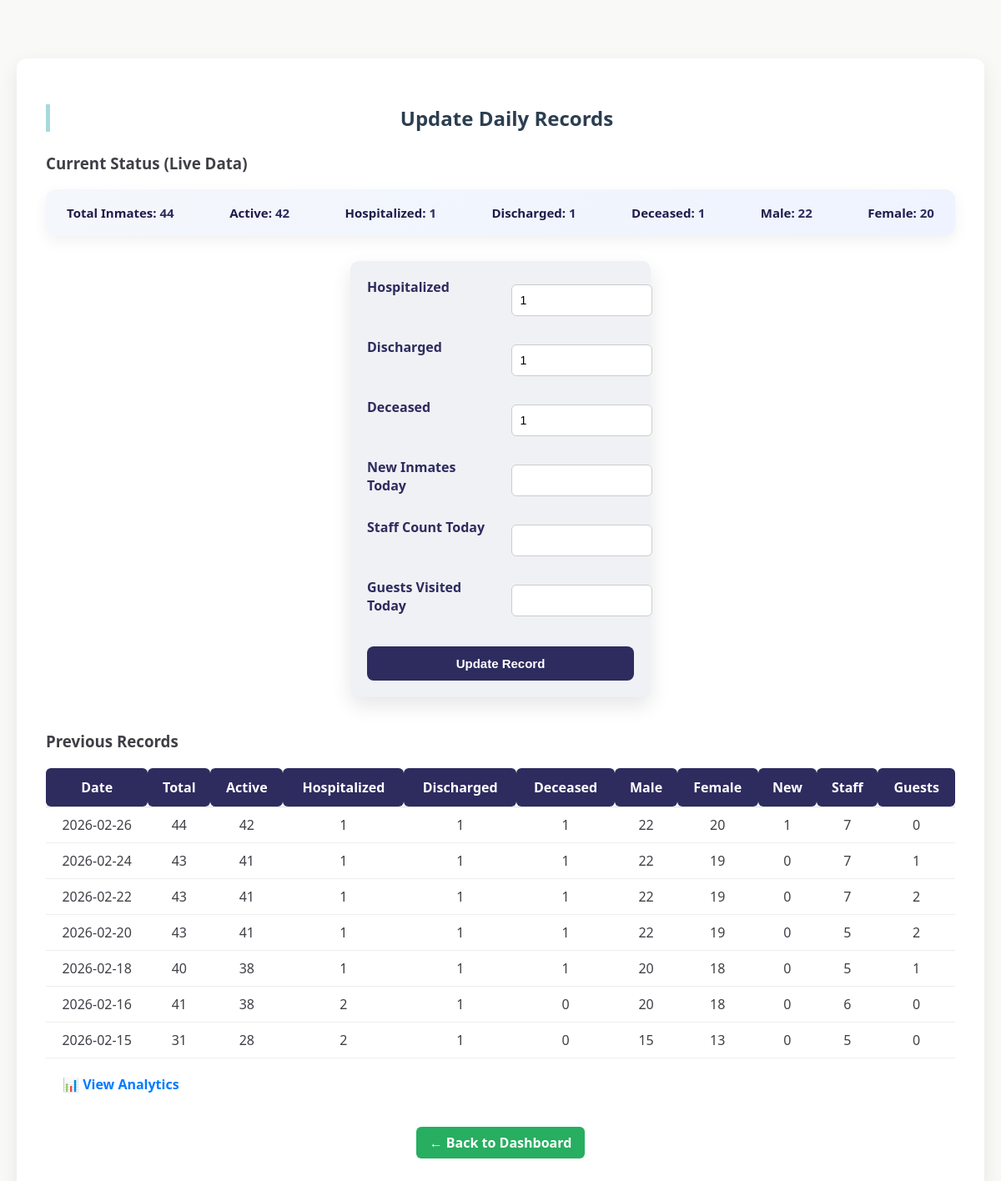
Page /admin/update (signed in) on the earlier database version.
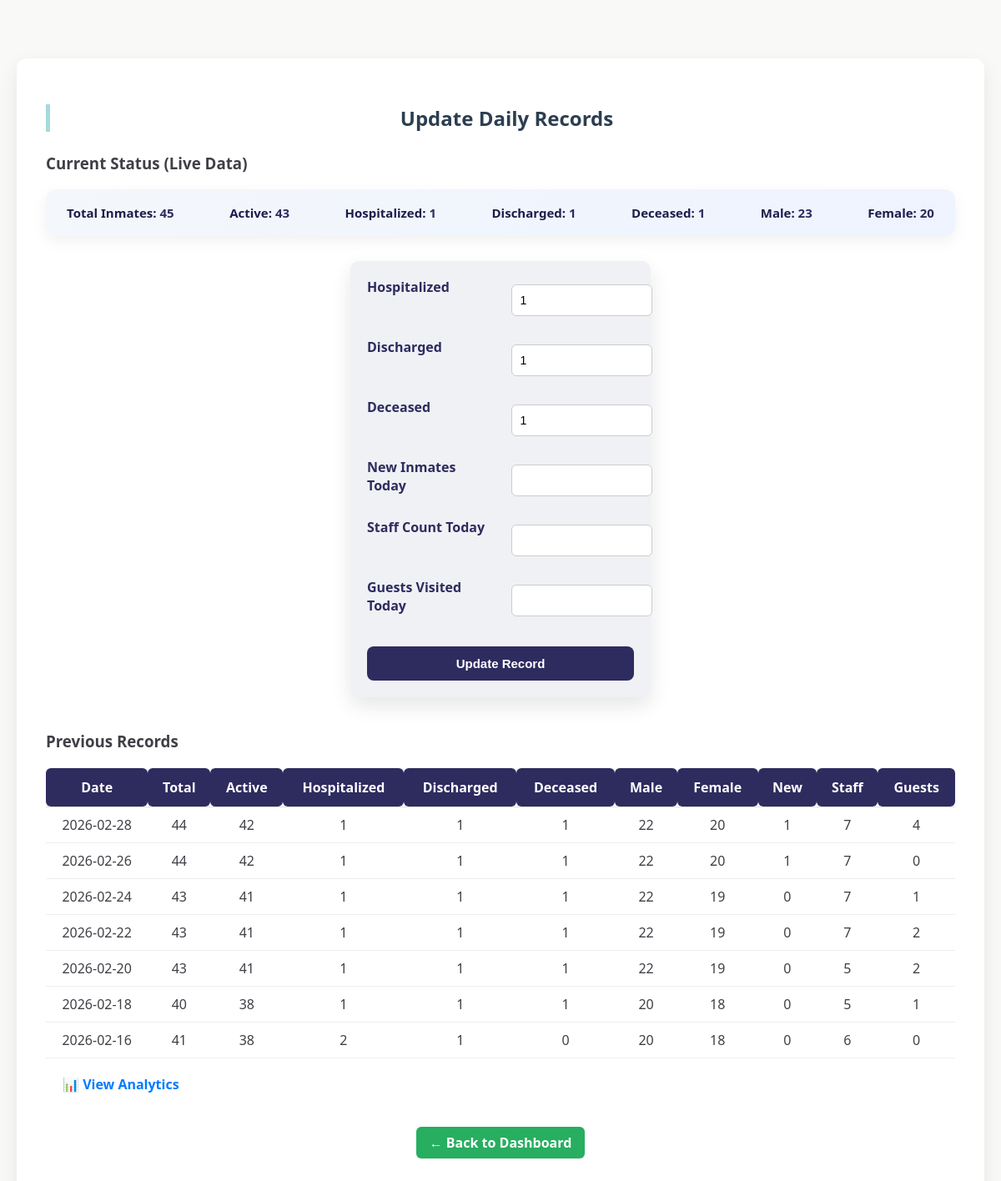
Same page on the later database version.
### tables this page shows
CREATE TABLE daily_records (
        id INTEGER PRIMARY KEY AUTOINCREMENT,
        date TEXT UNIQUE,  -- Added UNIQUE here to support REPLACE logic
        total_inmates INTEGER,
        active_inmates INTEGER,  -- Ensure this is added
        hospitalized INTEGER,
        discharged INTEGER,
        male_inmates INTEGER,
        female_inmates INTEGER,
        new_inmates INTEGER,
        staff_count INTEGER,
        guests_arrived INTEGER
    , deceased INTEGER DEFAULT 0);

### app.py (the view, shortened to what this page needs)
@app.route('/admin/update', methods=['GET', 'POST'])
def admin_update():
    if 'admin' not in session:
        return redirect('/login')
    db = get_db()
    db.row_factory = sqlite3.Row
    cur = db.cursor()
    cur.execute("SELECT COUNT(*) FROM inmates WHERE status != 'Deceased'")
    total = cur.fetchone()[0]
    cur.execute("SELECT COUNT(*) FROM inmates WHERE status='Hospitalized'")
    hospitalized = cur.fetchone()[0]
    cur.execute("SELECT COUNT(*) FROM inmates WHERE status='Discharged'")
    discharged = cur.fetchone()[0]
    cur.execute("SELECT COUNT(*) FROM inmates WHERE status='Deceased'")
    deceased = cur.fetchone()[0]
    active = total - hospitalized - discharged
    cur.execute("SELECT COUNT(*) FROM inmates WHERE gender='Male' AND status='Active'")
    male = cur.fetchone()[0]
    cur.execute("SELECT COUNT(*) FROM inmates WHERE gender='Female' AND status='Active'")
    female = cur.fetchone()[0]
    cur.execute("SELECT * FROM daily_records ORDER BY date DESC LIMIT 7")
    records = [dict(row) for row in cur.fetchall()]
    db.close()
    return render_template(
        'admin_update.html',
        records=records,
        total=total,
        active=active,
        male=male,
        female=female,
        hospitalized=hospitalized,
        discharged=discharged,
        deceased=deceased
    )

### app.py (called while the page is built)
def get_db():
    conn = sqlite3.connect(DB)
    conn.row_factory = sqlite3.Row
    return conn

### templates/admin_update.html (shortened to what this page needs)
<!DOCTYPE html>
<html lang="en">
<head>
    <link rel="stylesheet" href="{{ url_for('static', filename='style.css') }}">
</head>
<body>
<div class="update-container">
    <h2>Update Daily Records</h2>
    <h3>Current Status (Live Data)</h3>
    <div class="summary-box">
        <p><strong>Total Inmates:</strong> {{ total }}</p>
        <p><strong>Active:</strong> {{ active }}</p>
        <p><strong>Hospitalized:</strong> {{ hospitalized }}</p>
        <p><strong>Discharged:</strong> {{ discharged }}</p>
        <p><strong>Deceased:</strong> {{ deceased }}</p>
        <p><strong>Male:</strong> {{ male }}</p>
        <p><strong>Female:</strong> {{ female }}</p>
    </div>
    <form method="POST" action="/admin/update">
        <label>Hospitalized</label>
        <input type="number" name="hospitalized" value="{{ hospitalized }}" required>
        <label>Discharged</label>
        <input type="number" name="discharged" value="{{ discharged }}" required>
        <label>Deceased</label>
        <input type="number" name="deceased" value="{{ deceased }}" required>
        <label>New Inmates Today</label>
        <input type="number" name="new_inmates" required>
        <label>Staff Count Today</label>
        <input type="number" name="staff_count" required>
        <label>Guests Visited Today</label>
        <input type="number" name="guests_visited" required>
        <button type="submit" class="btn-primary">Update Record</button>
    </form>
    <h3 style="margin-top:40px;">Previous Records</h3>
    <table class="records-table">
        <thead>
            <tr>
                <th>Date</th>
                <th>Total</th>
                <th>Active</th>
                <th>Hospitalized</th>
                <th>Discharged</th>
                <th>Deceased</th>
                <th>Male</th>
                <th>Female</th>
                <th>New</th>
                <th>Staff</th>
                <th>Guests</th>
            </tr>
        </thead>
        <tbody>
        {% for r in records %}
            <tr>
                <td>{{ r.date }}</td>
                <td>{{ r.total_inmates }}</td>
                <td>{{ r.active_inmates }}</td>
                <td>{{ r.hospitalized }}</td>
                <td>{{ r.discharged }}</td>
                <td>{{ r.deceased }}</td>
                <td>{{ r.male_inmates }}</td>
                <td>{{ r.female_inmates }}</td>
                <td>{{ r.new_inmates }}</td>
                <td>{{ r.staff_count }}</td>
                <td>{{ r.guests_arrived }}</td>
            </tr>
        {% endfor %}
        </tbody>
    </table>
    <div style="margin-left:20px;">
        <a href="/admin/analytics" class="btn-analysis">
            📊 View Analytics
        </a>
    </div>
    <div class="admin-actions">
        <a href="/admin" class="back-btn">← Back to Dashboard</a>
    </div>
</div>
</body>
</html>

Differences in the rows shown:
no longer on this page (row unchanged): daily_records: date "2026-02-15", total_inmates "31", active_inmates "28", hospitalized "2", discharged "1", deceased "0", male_inmates "15", female_inmates "13", new_inmates "0", staff_count "5", guests_arrived "0"
added daily_records: date "2026-02-28", total_inmates "44", active_inmates "42", hospitalized "1", discharged "1", deceased "1", male_inmates "22", female_inmates "20", new_inmates "1", staff_count "7", guests_arrived "4"
Other differences:
{{ total }}: "44" → "45"
{{ active }}: "42" → "43"
{{ male }}: "22" → "23"
